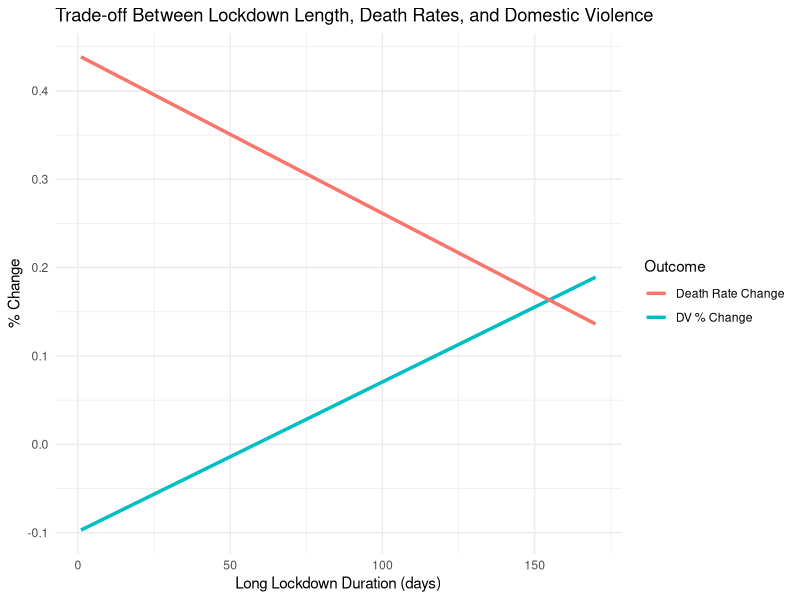
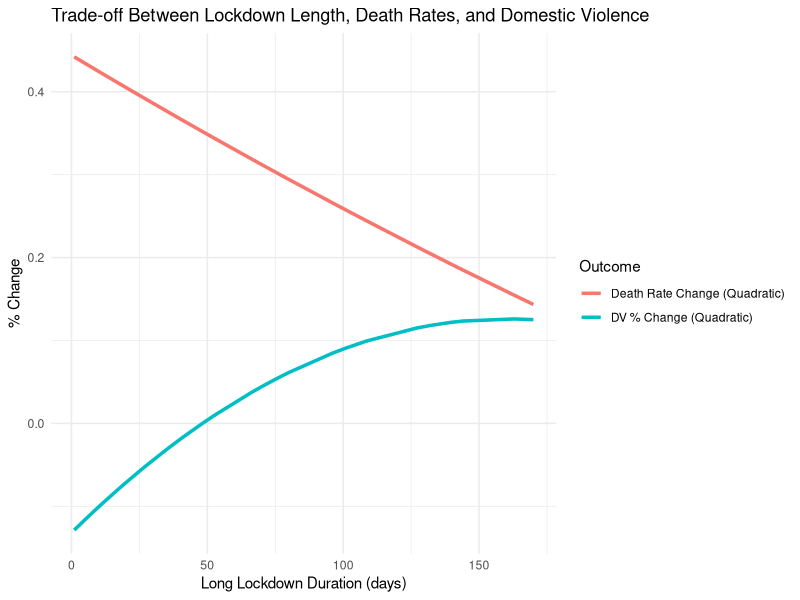
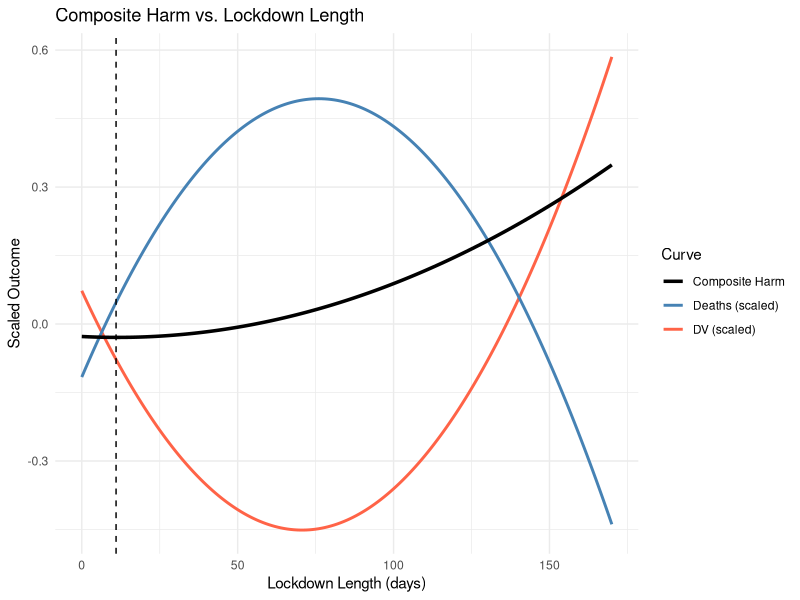
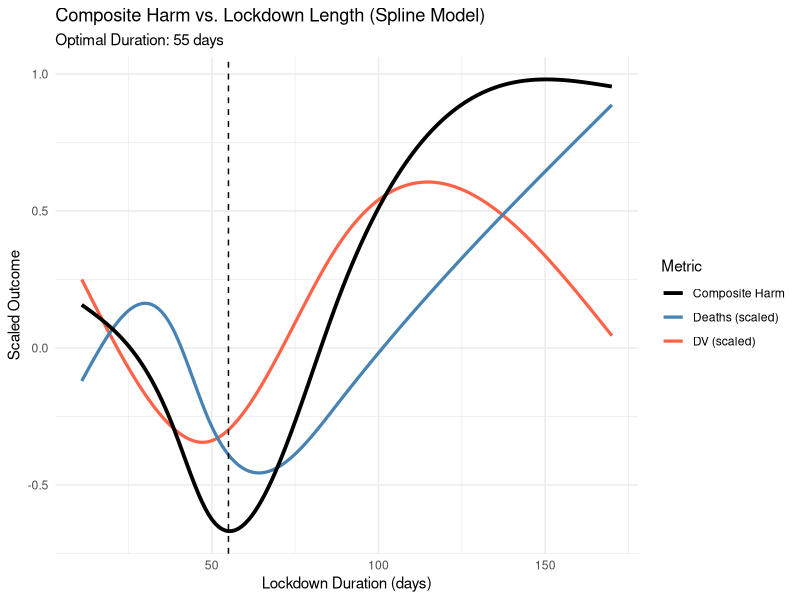

These figures' R source, in order: (Note: this script raises an error after producing the figures.)
# R Script: Modeling Lockdown Threshold Trade-offs

# Load libraries
library(dplyr)
library(ggplot2)
library(readr)
library(tidyr)
library(broom)
library(splines)
library(mgcv)

# Load updated monthly data
df <- read_csv("Final working datasets/yuval_after_engineering_try/total_features_to_work_with.csv")

# Add DV next month change feature (if not already present)
df <- df %>%
  arrange(Entity, Month) %>%
  group_by(Entity) %>%
  mutate(
    dv_percent_change_baseline_next_month = lead(dv_percent_change_baseline, 1),
    scaled_deaths = scale(Monthly_death_rates_per_million_people)[, 1],
    scaled_deaths_pct_change = (scaled_deaths - lag(scaled_deaths)) / (abs(lag(scaled_deaths)) + 1)
  ) %>%
  ungroup()




# no need to run this, it wasnt the working models

# Filter to post-March 2020 and remove rows with missing DV or death rate
model_data <- df %>%
  filter(Month >= "2020-03") %>%
  filter(!is.na(dv_percent_change_baseline), !is.na(Monthly_death_rates_per_million_people))

# Fill death change percent prev and lag vars if needed
model_data <- model_data %>%
  mutate(
    death_pct_change_prev = ifelse(is.na(death_pct_change_prev) | is.infinite(death_pct_change_prev), 0, death_pct_change_prev),
    lag_death_pct_prev = ifelse(is.na(lag_death_pct_prev) | is.infinite(lag_death_pct_prev), 0, lag_death_pct_prev)
  )
model_data <- model_data %>%
  mutate(
    scaled_deaths_pct_change = ifelse(is.na(scaled_deaths_pct_change) | is.infinite(scaled_deaths_pct_change), 0, scaled_deaths_pct_change)
  )
filtered_model_data <- model_data %>%
  filter(long_lockdown > 0)

# Two models: DV and Death rate change vs lockdown length
model_dv <- lm(dv_percent_change_baseline ~ long_lockdown, data = filtered_model_data)
model_death <- lm(scaled_deaths_pct_change ~ long_lockdown, data = filtered_model_data)
other_model_death <- lm(death_pct_change_prev ~ long_lockdown, data = filtered_model_data)

# Nonlinear models (quadratic)
model_dv_quad <- lm(dv_percent_change_baseline ~ poly(long_lockdown, 2), data = filtered_model_data)
model_death_quad <- lm(scaled_deaths_pct_change ~ poly(long_lockdown, 2), data = filtered_model_data)

# Summaries
summary(model_dv)
summary(model_death)
summary(model_dv_quad)
summary(model_death_quad)

# Predictions
filtered_model_data <- filtered_model_data %>%
  mutate(
    pred_dv = predict(model_dv),
    pred_death = predict(model_death),
    pred_dv_quad = predict(model_dv_quad),
    pred_death_quad = predict(model_death_quad)
  )

ggplot(filtered_model_data, aes(x = long_lockdown)) +
  geom_line(aes(y = pred_dv, color = "DV % Change"), size = 1.2) +
  geom_line(aes(y = pred_death, color = "Death Rate Change"), size = 1.2) +
  labs(
    title = "Trade-off Between Lockdown Length, Death Rates, and Domestic Violence",
    x = "Long Lockdown Duration (days)",
    y = "% Change",
    color = "Outcome"
  ) +
  theme_minimal()

# Plot both fitted curves (quadratic) on same graph
ggplot(filtered_model_data, aes(x = long_lockdown)) +
  geom_line(aes(y = pred_dv_quad, color = "DV % Change (Quadratic)"), size = 1.2) +
  geom_line(aes(y = pred_death_quad, color = "Death Rate Change (Quadratic)"), size = 1.2) +
  labs(
    title = "Trade-off Between Lockdown Length, Death Rates, and Domestic Violence",
    x = "Long Lockdown Duration (days)",
    y = "% Change",
    color = "Outcome"
  ) +
  theme_minimal()

# Save models
saveRDS(model_dv, "model_dv.rds")
saveRDS(model_death, "model_death.rds")

#trying to scale and remodel

# Step 1: Filter and scale DV + Deaths per country
scaled_df <- df %>%
  group_by(Entity) %>%
  mutate(
    dv_scaled = as.numeric(scale(dv_percent_change_baseline)),
    death_scaled = as.numeric(scale(scaled_deaths_pct_change)),
    composite_harm = dv_scaled + death_scaled
  ) %>%
  ungroup()
filtered_scaled_df <- scaled_df %>%
  filter(Month >= "2020-03") %>%
  filter(!is.na(dv_percent_change_baseline), !is.na(Monthly_death_rates_per_million_people))

# Fill death change percent prev and lag vars if needed
filtered_scaled_df <- filtered_scaled_df %>%
  mutate(
    death_pct_change_prev = ifelse(is.na(death_pct_change_prev) | is.infinite(death_pct_change_prev), 0, death_pct_change_prev),
    lag_death_pct_prev = ifelse(is.na(lag_death_pct_prev) | is.infinite(lag_death_pct_prev), 0, lag_death_pct_prev)
  )
filtered_scaled_df <- filtered_scaled_df %>%
  mutate(
    scaled_deaths_pct_change = ifelse(is.na(scaled_deaths_pct_change) | is.infinite(scaled_deaths_pct_change), 0, scaled_deaths_pct_change)
  )
filtered_scaled_df <- filtered_scaled_df %>%
  filter(long_lockdown > 0)

# Step 2: Fit quadratic models
dv_model <- lm(dv_scaled ~ poly(long_lockdown, 2), data = scaled_df)
death_model <- lm(death_scaled ~ poly(long_lockdown, 2), data = scaled_df)
harm_model <- lm(composite_harm ~ poly(long_lockdown, 2), data = scaled_df)

# Step 3: Create prediction grid
range_long <- range(scaled_df$long_lockdown, na.rm = TRUE)
prediction_data <- tibble(long_lockdown = seq(range_long[1], range_long[2], by = 1))
prediction_data <- prediction_data %>%
  mutate(
    dv_pred = predict(dv_model, newdata = prediction_data),
    death_pred = predict(death_model, newdata = prediction_data),
    harm_pred = predict(harm_model, newdata = prediction_data)
  )

# Step 4: Find optimal point (min composite harm)
optimal_day <- prediction_data$long_lockdown[which.min(prediction_data$harm_pred)]

# Step 5: Plot it
library(ggplot2)

ggplot(prediction_data, aes(x = long_lockdown)) +
  geom_line(aes(y = dv_pred, color = "DV (scaled)"), size = 1) +
  geom_line(aes(y = death_pred, color = "Deaths (scaled)"), size = 1) +
  geom_line(aes(y = harm_pred, color = "Composite Harm"), size = 1.2, linetype = "solid") +
  geom_vline(xintercept = optimal_day, linetype = "dashed", color = "black") +
  labs(
    title = "Composite Harm vs. Lockdown Length",
    x = "Lockdown Length (days)",
    y = "Scaled Outcome",
    color = "Curve"
  ) +
  scale_color_manual(values = c("DV (scaled)" = "tomato", "Deaths (scaled)" = "steelblue", "Composite Harm" = "black")) +
  theme_minimal()

write.csv(filtered_model_data, "filtered_model_data.csv")



# the splines part with the working models!!




baseline_deaths <- df %>%
  group_by(Entity) %>%
  filter(Month >= "2020-03") %>%
  #slice_head(n = 2) %>%  # take first 2 months post-March
  summarise(death_baseline = mean(Monthly_death_rates_per_million_people, na.rm = TRUE), .groups = "drop")

# STEP 2: Join baseline and create percent change from baseline
df <- df %>%
  left_join(baseline_deaths, by = "Entity") %>%
  mutate(
    death_pct_change_baseline = (Monthly_death_rates_per_million_people - death_baseline) / (death_baseline + 1)
  )

write.csv(df, "Final working datasets/yuval_after_engineering_try/Dataset_with_death_baseline_full_not_scaled.csv")
model_df <- df %>%
  filter(Month >= "2020-04", long_lockdown > 0) %>%
  filter(!is.na(dv_percent_change_baseline), !is.na(death_pct_change_baseline))

scaled_df <- model_df %>%
  group_by(Entity) %>%
  mutate(
    dv_scaled = if (n() == 1) 0 else as.numeric(scale(dv_percent_change_baseline)),
    death_scaled = if (n() == 1) 0 else as.numeric(scale(death_pct_change_baseline)),
    composite_harm = dv_scaled + death_scaled
  ) %>%
  ungroup()

write.csv(scaled_df, "Final working datasets/yuval_after_engineering_try/scaled_df_only_lockdown_after_april.csv")
# Run PCA and use first principal component as composite harm
#pca_input <- scaled_df %>%
  #filter(is.finite(dv_scaled), is.finite(death_scaled))

# Run PCA
#pca_result <- prcomp(pca_input[, c("dv_scaled", "death_scaled")], center = FALSE, scale. = FALSE)

# Re-merge PCA back to full data (optional: only keep usable rows)
#scaled_df <- pca_input %>%
 # mutate(composite_pca = pca_result$x[, 1])

# STEP 5: Fit spline models
model_dv_spline <- lm(dv_scaled ~ ns(long_lockdown, df = 4), data = scaled_df)
model_death_spline <- lm(death_scaled ~ ns(long_lockdown, df = 4), data = scaled_df)
model_harm_spline <- lm(composite_harm ~ ns(long_lockdown, df = 4), data = scaled_df)
#model_harm_spline <- lm(composite_pca ~ ns(long_lockdown, df = 4), data = scaled_df)

# STEP 6: Predict over a range
lockdown_range <- range(scaled_df$long_lockdown, na.rm = TRUE)
pred_data <- tibble(long_lockdown = seq(lockdown_range[1], lockdown_range[2], by = 1)) %>%
  mutate(
    dv_pred = predict(model_dv_spline, newdata = .),
    death_pred = predict(model_death_spline, newdata = .),
    harm_pred = predict(model_harm_spline, newdata = .)
  )

# STEP 7: Find optimal lockdown point
optimal_day <- pred_data$long_lockdown[which.min(pred_data$harm_pred)]

# STEP 8: Plot
ggplot(pred_data, aes(x = long_lockdown)) +
  geom_line(aes(y = dv_pred, color = "DV (scaled)"), size = 1.1) +
  geom_line(aes(y = death_pred, color = "Deaths (scaled)"), size = 1.1) +
  geom_line(aes(y = harm_pred, color = "Composite Harm"), size = 1.3, linetype = "solid") +
  geom_vline(xintercept = optimal_day, linetype = "dashed", color = "black") +
  labs(
    title = "Composite Harm vs. Lockdown Length (Spline Model)",
    subtitle = paste("Optimal Duration:", optimal_day, "days"),
    x = "Lockdown Duration (days)",
    y = "Scaled Outcome",
    color = "Metric"
  ) +
  scale_color_manual(values = c("DV (scaled)" = "tomato", "Deaths (scaled)" = "steelblue", "Composite Harm" = "black")) +
  theme_minimal()

summary(model_dv_spline)
summary(model_death_spline)
summary(model_harm_spline)

saveRDS(model_dv_spline, "model_dv_quad.rds")
saveRDS(model_death_spline, "model_death_quad.rds")
saveRDS(model_harm_spline, "model_harm_spline.rds")  # if defined


# GAM models for DV, Death, and Composite Harm
gam_dv <- gam(dv_scaled ~ s(long_lockdown), data = scaled_df)
gam_death <- gam(death_scaled ~ s(long_lockdown), data = scaled_df)
#gam_harm <- gam(composite_harm ~ s(long_lockdown), data = scaled_df)
gam_harm <- gam(composite_pca ~ s(long_lockdown), data = scaled_df)

# Prediction and plotting for GAM
lockdown_range <- range(scaled_df$long_lockdown, na.rm = TRUE)
pred_data_gam <- tibble(long_lockdown = seq(lockdown_range[1], lockdown_range[2], by = 1)) %>%
  mutate(
    dv_pred = predict(gam_dv, newdata = .),
    death_pred = predict(gam_death, newdata = .),
    harm_pred = predict(gam_harm, newdata = .)
  )

optimal_day_gam <- pred_data_gam$long_lockdown[which.min(pred_data_gam$harm_pred)]

# GAM Plot
ggplot(pred_data_gam, aes(x = long_lockdown)) +
  geom_line(aes(y = dv_pred, color = "DV (scaled)"), size = 1.1) +
  geom_line(aes(y = death_pred, color = "Deaths (scaled)"), size = 1.1) +
  geom_line(aes(y = harm_pred, color = "Composite Harm"), size = 1.3) +
  geom_vline(xintercept = optimal_day_gam, linetype = "dashed", color = "black") +
  labs(title = "Composite Harm vs. Lockdown Length (GAM Model)",
       subtitle = paste("Optimal Duration:", optimal_day_gam, "days"),
       x = "Lockdown Duration (days)", y = "Scaled Outcome", color = "Metric") +
  scale_color_manual(values = c("DV (scaled)" = "tomato", "Deaths (scaled)" = "steelblue", "Composite Harm" = "black")) +
  theme_minimal()

summary(gam_death)
summary(gam_dv)
summary(gam_harm)
